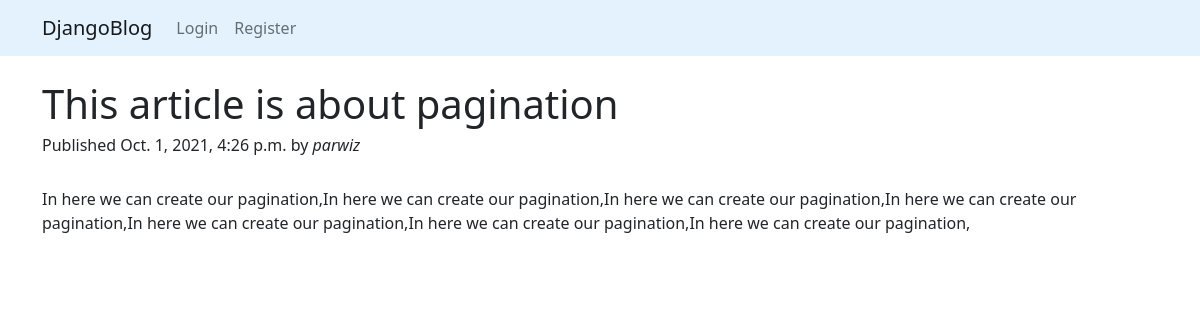
Page /articles/this-article-is-about-pagination/ on the committed database.
### articles/models.py (models this page shows, shortened)
class Article(models.Model):
    title = models.CharField(max_length=200)
    description = models.TextField()
    slug = models.SlugField(max_length=100, unique=True)
    published = models.DateTimeField(auto_now_add=True)
    author = models.ForeignKey(User, on_delete=models.CASCADE)

### articles/views.py (the view)
# urls.py: path('articles/<slug:slug>/', article_details, name='article_details'),
def article_details(request, slug):
    article = get_object_or_404(Article, slug=slug)
    return render(request, 'details.html', {'article':article})

### articles/templates/details.html (shortened to what this page needs)
{% extends 'base.html' %}
{% block body %}
    <div class="container mt-4">
        <h1>{{article.title}}</h1>
        <h6>Published {{article.published}} by <i>{{article.author}}</i></h6>
        <br>
        <p>{{article.description}}</p>
    </div>
{% endblock %}

### rows in the picture
Article: title "This article is about pagination", published "Oct. 1, 2021, 4:26 p.m.", author "parwiz", description "In here we can create our pagination,In here we can create our pagination,In here we can create our pagination,In here we can create our pagination,In here we can create our pagination,In here we can create our pagination,In here we can create our pagination,"
